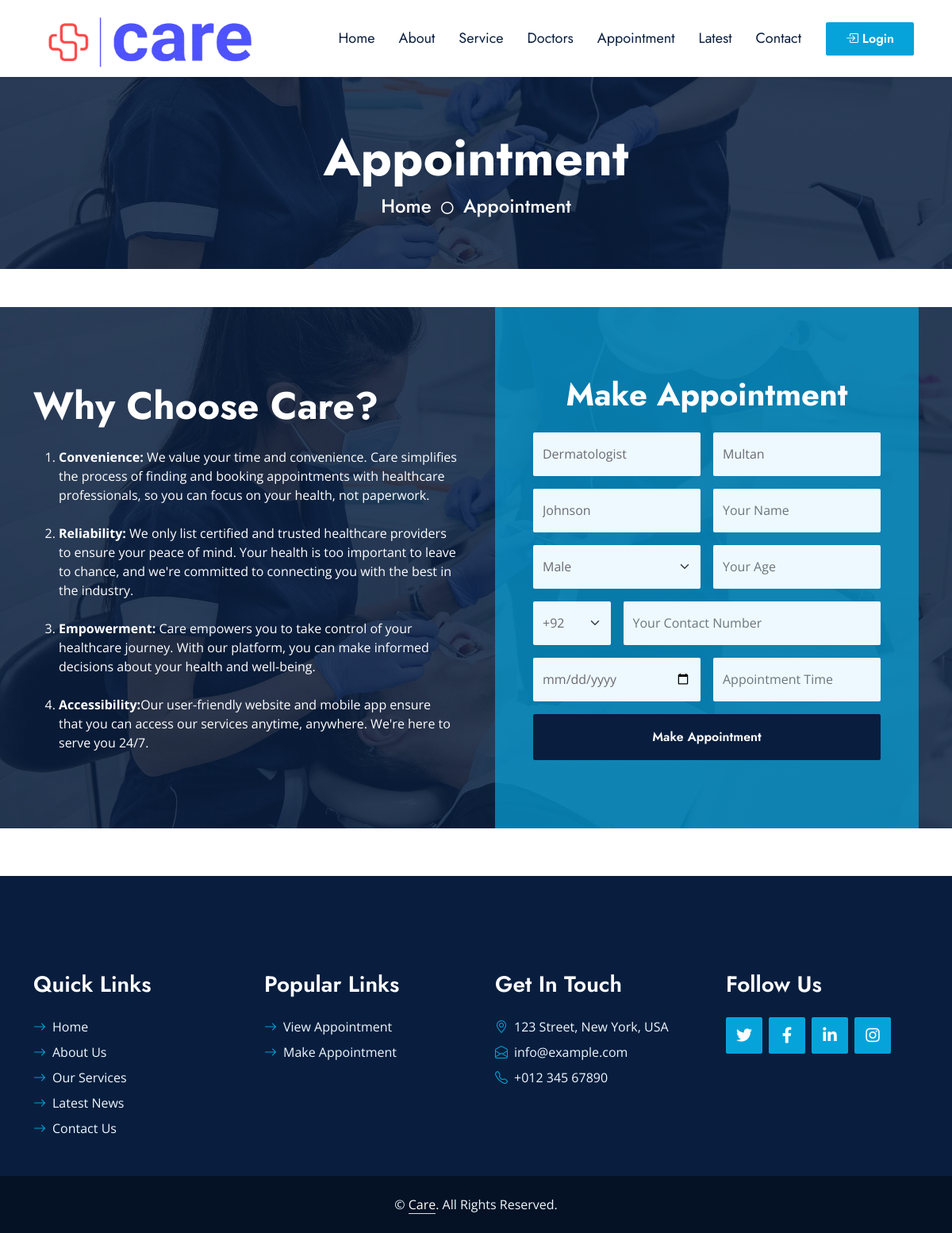
The page /userside/separate_appointment.php?id=12 on the database its author committed.
### tables this page shows
CREATE TABLE `doctors` (
  `doctor_id` int(11) NOT NULL,
  `doctor_name` varchar(100) NOT NULL,
  `doctor_email` varchar(100) NOT NULL,
  `doctor_password` varchar(100) NOT NULL,
  `doctor_pic` varchar(500) NOT NULL,
  `doctor_exp` int(11) NOT NULL,
  `doctor_qualification` varchar(100) NOT NULL,
  `doctor_contact` bigint(20) NOT NULL,
  `doctor_degree_pic` varchar(500) NOT NULL,
  `doctor_nic_front_pic` varchar(100) NOT NULL,
  `doctor_nic_back_pic` varchar(100) NOT NULL,
  `doctor_city` int(11) NOT NULL,
  `doctor_whatsapp` bigint(20) NOT NULL,
  `doctor_gender` varchar(100) NOT NULL,
  `status` varchar(50) NOT NULL,
  `doctor_specialization` int(11) NOT NULL
);

CREATE TABLE `specialization` (
  `specialization_id` int(11) NOT NULL,
  `specialization_name` varchar(200) NOT NULL,
  `status` int(11) NOT NULL
);

CREATE TABLE `city` (
  `city_id` int(11) NOT NULL,
  `city_name` varchar(100) NOT NULL,
  `status` int(11) NOT NULL
);

### userside/separate_appointment.php (the view, shortened to what this page needs)
<?php
include("../admin/connection.php");
$id = $_GET['id'];
$select_specialization = "SELECT * FROM doctors join specialization on doctors.doctor_specialization=specialization.specialization_id join city on doctors.doctor_city=city.city_id where doctors.doctor_id= '$id'";
$select_doctors = mysqli_query($connection, $select_specialization);
$select_doctors_data = mysqli_fetch_assoc($select_doctors);
?>
<!DOCTYPE html>
<html lang="en">
<head>
    <link href="https://cdnjs.cloudflare.com/ajax/libs/font-awesome/5.10.0/css/all.min.css" rel="stylesheet">
    <link href="https://cdn.jsdelivr.net/npm/bootstrap-icons@1.4.1/font/bootstrap-icons.css" rel="stylesheet">
    <link href="lib/owlcarousel/assets/owl.carousel.min.css" rel="stylesheet">
    <link href="lib/animate/animate.min.css" rel="stylesheet">
    <link href="lib/tempusdominus/css/tempusdominus-bootstrap-4.min.css" rel="stylesheet" />
    <link href="lib/twentytwenty/twentytwenty.css" rel="stylesheet" />
    <link href="css/bootstrap.min.css" rel="stylesheet">
    <link href="css/style.css" rel="stylesheet">
</head>
<body>
    <?php include("navbar.php"); ?>
    <div class="container-fluid bg-primary py-5 hero-header mb-5">
        <div class="row py-3">
            <div class="col-12 text-center">
                <h1 class="display-3 text-white animated zoomIn">Appointment</h1>
                <a href="" class="h4 text-white">Home</a>
                <i class="far fa-circle text-white px-2"></i>
                <a href="" class="h4 text-white">Appointment</a>
            </div>
        </div>
    </div>
    <div class="container-fluid bg-primary bg-appointment my-5 wow fadeInUp" data-wow-delay="0.1s">
        <div class="container">
            <div class="row gx-5">
                <div class="col-lg-6 py-5">
                    <div class="py-5">
                        <h1 class="display-5 text-white mb-4">Why Choose Care?</h1>
                        <ol class="text-white mb-0">
                            <li><b>Convenience:</b> We value your time and convenience. Care simplifies the process of
                                finding and booking appointments with healthcare professionals, so you can focus on your
                                health, not paperwork.</li><br>
                            <li><b>Reliability:</b> We only list certified and trusted healthcare providers to ensure
                                your peace of mind. Your health is too important to leave to chance, and we're committed
                                to connecting you with the best in the industry.</li><br>
                            <li><b>Empowerment:</b> Care empowers you to take control of your healthcare journey. With
                                our platform, you can make informed decisions about your health and well-being.</li><br>
                            <li><b>Accessibility:</b>Our user-friendly website and mobile app ensure that you can access
                                our services anytime, anywhere. We're here to serve you 24/7.</li>
                        </ol>
                    </div>
                </div>
                <div class="col-lg-6">
                    <div class="appointment-form h-100 d-flex flex-column justify-content-center text-center p-5 wow zoomIn"
                        data-wow-delay="0.6s">
                        <h1 class="text-white mb-4">Make Appointment</h1>
                        <form method="POST">
                            <div class="row g-3">
                                <div class="col-12 col-sm-6">
                                    <input type="text" class="form-control bg-light border-0" placeholder="Category"
                                        style="height: 55px;" readonly name="doctor"
                                        value="<?php echo $select_doctors_data['specialization_name'] ?>">
                                </div>
                                <div class="col-12 col-sm-6">
                                    <input type="text" class="form-control bg-light border-0" placeholder="city"
                                        style="height: 55px;" readonly name="patient_city"
                                        value="<?php echo $select_doctors_data['city_name'] ?>">
                                </div>
                                <div class="col-12 col-sm-6">
                                    <input type="text" class="form-control bg-light border-0" placeholder="Doctor Name"
                                        style="height: 55px;" readonly name="doctor_name"
                                        value="<?php echo $select_doctors_data['doctor_name'] ?>">
                                </div>
                                <div class="col-12 col-sm-6">
                                    <input type="text" class="form-control bg-light border-0" placeholder="Your Name"
                                        style="height: 55px;" name="patient_name" value="">
                                </div>
                                <div class="col-12 col-sm-6">
                                    <select class="form-select bg-light border-0" style="height: 55px;" name="p_gender">
                                        <option value="Male" selected>Male</option>
                                    </select>
                                </div>
                                <div class="col-12 col-sm-6">
                                    <input type="number" min="15" max="80" class="form-control bg-light border-0"
                                        placeholder="Your Age" name="p_age" style="height: 55px;">
                                </div>
                                <div class="col-3 col-sm-3">
                                    <select class="form-select bg-light border-0" style="height: 55px;">
                                        <option data-countryCode="PK" value="92" selected>+92</option>
                                    </select>
                                </div>
                                <div class="col-9 col-sm-9">
                                    <input type="text" class="form-control bg-light border-0"
                                        placeholder="Your Contact Number" name="p_contact" style="height: 55px;">
                                </div>
                                <div class="col-12 col-sm-6">
                                    <div class="date" id="date1" data-target-input="nearest">
                                        <?php
                                        $minDate = date('Y-m-d');
                                        ?>
                                        <input type="date" class="form-control bg-light border-0 datetimepicker-input"
                                            placeholder="Appointment Date"  name="appointment_date" min="<?php echo $minDate;
                                            ?>" style="height: 55px;" required>
                                    </div>
                                </div>
                                <div class="col-12 col-sm-6">
                                    <div class="time" id="time1" data-target-input="nearest">
                                        <input type="text" class="form-control bg-light border-0 datetimepicker-input"
                                            placeholder="Appointment Time" data-target="#time1"
                                            data-toggle="datetimepicker" name="appointment_time" style="height: 55px;">
                                    </div>
                                </div>
                                <div class="col-12">
                                    <button class="btn btn-dark w-100 py-3" type="submit"
                                        name="btn_sep_appointment">Make Appointment</button>
                                </div>
                            </div>
                        </form>
                    </div>
                </div>
            </div>
        </div>
    </div>
    <?php
    include('footer.php');
    ?>
</body>
</html>

### userside/css/style.css (style rules this page uses)
:root { --primary: #06A3DA; --secondary: #F57E57; --light: #EEF9FF; --dark: #091E3E; }
h1, h2, .font-weight-bold { font-weight: 700 !important; }
.btn { font-family: 'Jost', sans-serif; font-weight: 600; transition: .5s; }
.hero-header { background: linear-gradient(rgba(9, 30, 62, .85), rgba(9, 30, 62, .85)), url(../img/carousel-1.jpg) center center no-repeat; background-size: cover; }
.bg-appointment { background: linear-gradient(rgba(9, 30, 62, .85), rgba(9, 30, 62, .85)), url(../img/carousel-1.jpg) center center no-repeat; background-size: cover; }
.appointment-form { background: rgba(6, 163, 218, .7); }

### rows shown on the page
doctors: doctor "Dermatologist", patient_city "Multan", doctor_name "Johnson"
